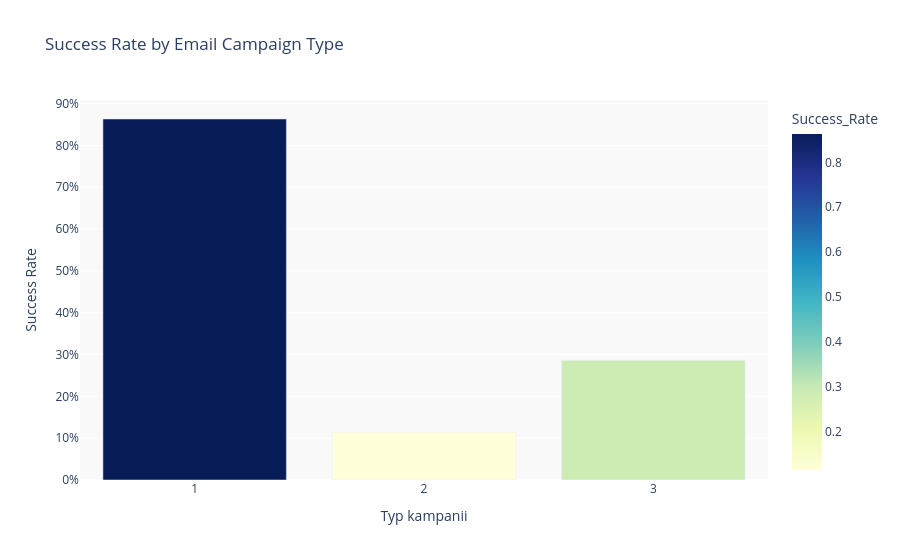

The cell this chart's notebook holds for it:
### Code cell
import plotly.express as px
import pandas as pd

df = pd.read_csv('/Users/mariamagdalena/Desktop/Data Engineering/projects-sql-python/email-campaign-sme-dataset/Train_psolI3n.csv')
df = df[df['Email_Status'] != 2]

#grupowanie po typie kampanii
df_grouped = df.groupby('Email_Campaign_Type').agg(
    Success_Rate=('Email_Status', 'mean'),
    Total_Emails=('Email_Status', 'count')
).reset_index()

#print(df_grouped)

#tworzenie wykresu
x = df_grouped['Email_Campaign_Type']
y = df_grouped['Success_Rate']

fig = px.bar(df_grouped, x='Email_Campaign_Type', y='Success_Rate', title='Success Rate by Email Campaign Type',
                 color='Success_Rate',
                color_continuous_scale='ylgnbu',
                hover_data=['Total_Emails'],)


fig.update_layout(
    xaxis_title='Typ kampanii',
    yaxis_title='Success Rate',
    xaxis=dict(tickmode='array', tickvals=[1, 2, 3]),
    plot_bgcolor='#F9F9F9',
    yaxis=dict(tickformat='.0%')
)


fig.show()

### Figure 1 — Plotly figure (JSON) as saved in the notebook; plotly's stock layout.template omitted (floating-point values rounded to 4 significant figures)
{"data": [{"alignmentgroup": "True", "customdata": [[563], [47561], [17856]], "hovertemplate": "Email_Campaign_Type=%{x}<br>Success_Rate=%{marker.color}<br>Total_Emails=%{customdata[0]}<extra></extra>", "legendgroup": "", "marker": {"color": [0.8632, 0.1145, 0.286], "coloraxis": "coloraxis", "pattern": {"shape": ""}}, "name": "", "offsetgroup": "", "orientation": "v", "showlegend": false, "textposition": "auto", "type": "bar", "x": [1, 2, 3], "xaxis": "x", "y": [0.8632, 0.1145, 0.286], "yaxis": "y"}], "layout": {"barmode": "relative", "coloraxis": {"colorbar": {"title": {"text": "Success_Rate"}}, "colorscale": [[0, "rgb(255,255,217)"], [0.125, "rgb(237,248,177)"], [0.25, "rgb(199,233,180)"], [0.375, "rgb(127,205,187)"], [0.5, "rgb(65,182,196)"], [0.625, "rgb(29,145,192)"], [0.75, "rgb(34,94,168)"], [0.875, "rgb(37,52,148)"], [1, "rgb(8,29,88)"]]}, "legend": {"tracegroupgap": 0}, "plot_bgcolor": "#F9F9F9", "title": {"text": "Success Rate by Email Campaign Type"}, "xaxis": {"anchor": "y", "domain": [0, 1], "tickmode": "array", "tickvals": [1, 2, 3], "title": {"text": "Typ kampanii"}}, "yaxis": {"anchor": "x", "domain": [0, 1], "tickformat": ".0%", "title": {"text": "Success Rate"}}}}
